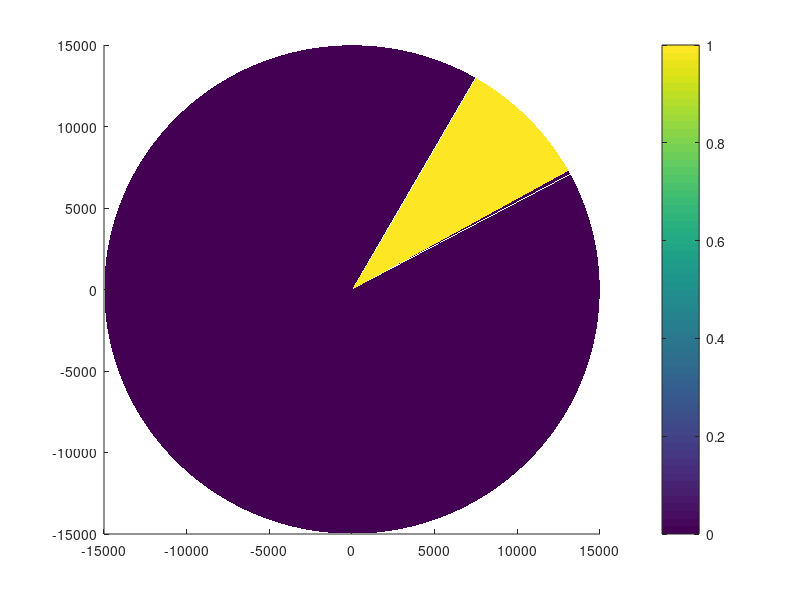

Source code (MATLAB):
%% 
clear; 
close all;

lambda = 0.03;
%% Radar forward model 

% th = linspace(2.5, 60, 15) * pi/180;
ph = linspace(eps, 360, 360) * pi/180; % 1 degree azimuth resolution
% ph = linspace(eps, 1.88, 1024) * pi/180;

dR = 227;
R_max = 15e3;

r = eps:dR:R_max; % range axis

[R, phi] = meshgrid(r, ph);


P = zeros(size(phi));

P(30:60, :) = 1;

% for i = 30:60
%     P(i, )
% end

figure; surface(R .* cos(phi), R .* sin(phi), P); shading flat; colorbar;
